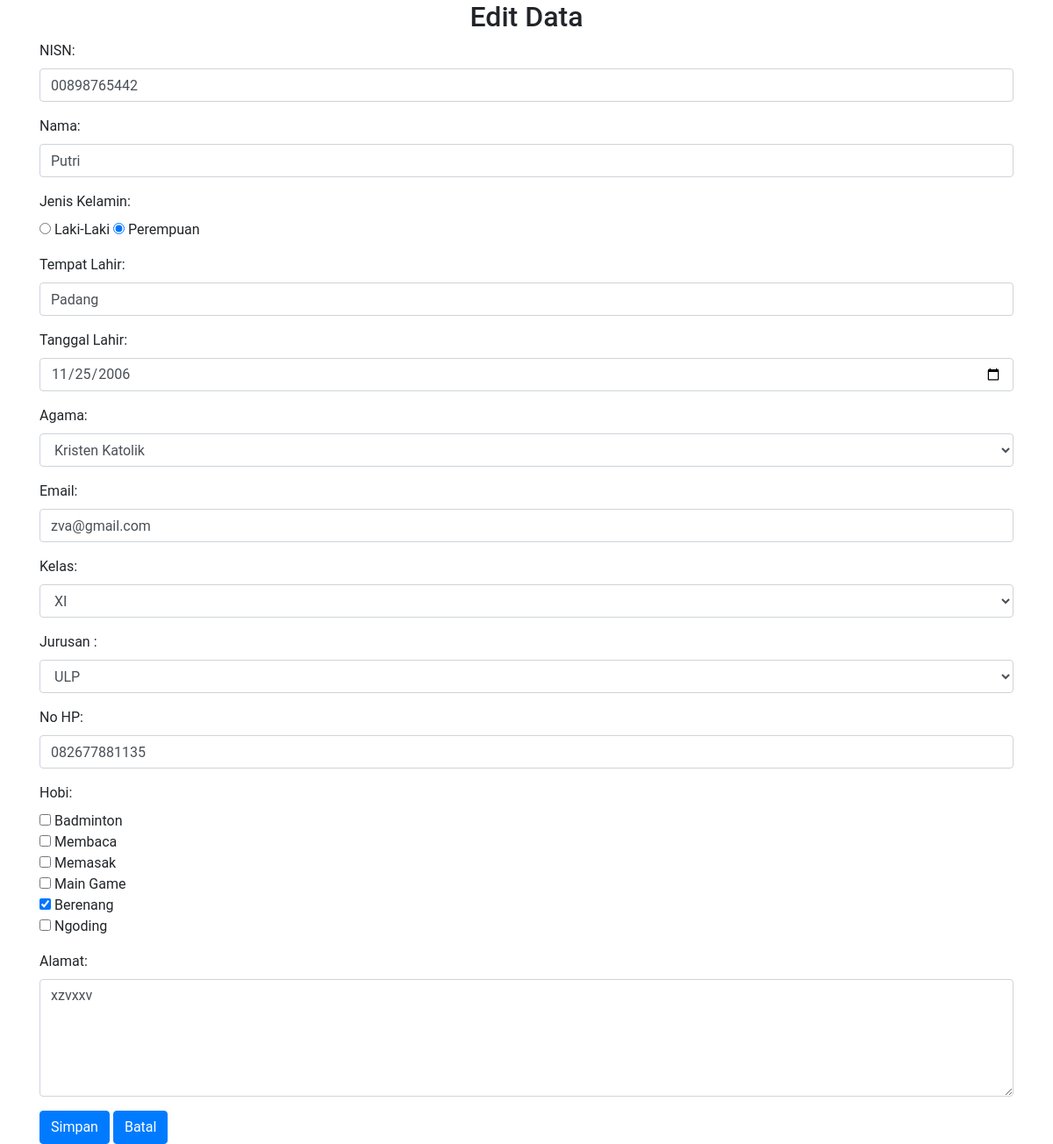
Screenshot of /edit.php?id_peserta=16 with the database file from the repository.
### tables this page shows
CREATE TABLE `peserta` (
  `id_peserta` int(30) NOT NULL,
  `nisn` varchar(30) NOT NULL,
  `nama` varchar(50) NOT NULL,
  `jk` varchar(50) NOT NULL,
  `tempat_lahir` varchar(100) NOT NULL,
  `tanggal_lahir` date NOT NULL,
  `agama` text NOT NULL,
  `email` varchar(50) NOT NULL,
  `kelas` varchar(50) NOT NULL,
  `jurusan` varchar(50) NOT NULL,
  `no_hp` char(13) NOT NULL,
  `hobi` varchar(255) NOT NULL,
  `alamat` text NOT NULL
);

### edit.php (the view, shortened to what this page needs)
<!DOCTYPE html>
<html>
<head>
    <link rel="stylesheet" href="https://cdn.jsdelivr.net/npm/bootstrap@4.6.1/dist/css/bootstrap.min.css">
    <link rel="stylesheet" href="style.css?v=<?php echo time(); ?>">
</head>
<body>
    <div class="container">
        <?php
        include "koneksi.php";
        function input($data)
        {
            $data = trim($data);
            $data = stripslashes($data);
            $data = htmlspecialchars($data);
            return $data;
        }
        if (isset($_GET['id_peserta'])) {
            $id_peserta = input($_GET["id_peserta"]);
            $sql = "SELECT * FROM peserta WHERE id_peserta=$id_peserta";
            $hasil = mysqli_query($kon, $sql);
            $data = mysqli_fetch_assoc($hasil);
        }
        ?>
        <h2 Align="center">Edit Data</h2>
        <form action="<?php echo htmlspecialchars($_SERVER["PHP_SELF"]); ?>" method="POST" onsubmit="return validateInput()">
            <div class="form-group">
                <label for="nisn">NISN:</label>
                <input type="text" name="nisn" id="nisn" class="form-control" placeholder="Masukan NISN" value="<?php echo $data["nisn"]; ?>" required />
            </div>
            <div class="form-group">
                <label for="nama">Nama:</label>
                <input type="text" name="nama" class="form-control" placeholder="Masukan Nama" value="<?php echo $data["nama"]; ?>" required />
            </div>
            <div class="form-group">
                <label for="jk">Jenis Kelamin:</label><br>
                <input type="radio" name="jk" value="Laki-Laki" <?php if ($data["jk"] === "Laki-Laki") echo "checked"; ?>> Laki-Laki
                <input type="radio" name="jk" value="Perempuan" <?php if ($data["jk"] === "Perempuan") echo "checked"; ?>> Perempuan
            </div>
            <div class="form-group">
                <label for="tempat_lahir">Tempat Lahir:</label>
                <input type="text" name="tempat_lahir" class="form-control" placeholder="Masukan Tempat Lahir" value="<?php echo $data["tempat_lahir"]; ?>" required />
            </div>
            <div class="form-group">
                <label for="tanggal_lahir">Tanggal Lahir:</label>
                <input type="date" name="tanggal_lahir" class="form-control" placeholder="Masukan Tanggal Lahir" value="<?php echo $data["tanggal_lahir"]; ?>" required />
            </div>
            <div class="form-group">
                <label for="agama">Agama:</label>
                <select name="agama" id="agama" class="form-control">
                    <?php
                    $agama_options = array("Islam", "Kristen Katolik", "Kristen Protestan", "Hindu", "Budha", "Konghucu");
                    $agama_terpilih = $data["agama"];
                    foreach ($agama_options as $agama) {
                        $selected_agama = ($agama == $agama_terpilih) ? 'selected' : '';
                        echo "<option value='$agama' $selected_agama>$agama</option>";
                    }
                    ?>
                </select>
            </div>
            <div class="form-group">
                <label for="email">Email:</label>
                <input type="text" name="email" class="form-control" placeholder="Masukan Email" value="<?php echo $data["email"]; ?>" required />
            </div>
            <div class="form-group">
                <label for="kelas">Kelas:</label>
                <select name="kelas" id="kelas" class="form-control">
                    <?php
                    $kelas_options = array("X", "XI", "XII");
                    $kelas_terpilih = $data["kelas"];
                    foreach ($kelas_options as $kelas) {
                        $selected_kelas = ($kelas == $kelas_terpilih) ? 'selected' : '';
                        echo "<option value='$kelas' $selected_kelas>$kelas</option>";
                    }
                    ?>
                </select>
            </div>
            <div class="form-group">
                <label for="jurusan">Jurusan :</label>
                <select name="jurusan" id="jurusan" class="form-control">
                    <?php
                    $jurusan_options = array("PPLG", "ULP", "AKL", "TJKT", "MPLB");
                    $jurusan_terpilih = $data["jurusan"];
                    foreach ($jurusan_options as $jurusan) {
                        $selected_jurusan = ($jurusan == $jurusan_terpilih) ? 'selected' : '';
                        echo "<option value='$jurusan' $selected_jurusan>$jurusan</option>";
                    }
                    ?>
                </select>
            </div>
            <div class="form-group">
                <label for="no_hp">No HP:</label>
                <input type="text" name="no_hp" class="form-control" placeholder="Masukan No HP" value="<?php echo $data["no_hp"]; ?>" required />
            </div>
            <div class="form-group">
                <label for="hobi">Hobi:</label><br>
                <input type="checkbox" name="hobi[]" value="Badminton" <?php if (in_array("Badminton", explode(", ", $data["hobi"]))) echo "checked"; ?> /> Badminton <br>
                <input type="checkbox" name="hobi[]" value="Membaca" <?php if (in_array("Membaca", explode(", ", $data["hobi"]))) echo "checked"; ?> /> Membaca <br>
                <input type="checkbox" name="hobi[]" value="Memasak" <?php if (in_array("Memasak", explode(", ", $data["hobi"]))) echo "checked"; ?> /> Memasak <br>
                <input type="checkbox" name="hobi[]" value="Main Game" <?php if (in_array("Main Game", explode(", ", $data["hobi"]))) echo "checked"; ?> /> Main Game <br>
                <input type="checkbox" name="hobi[]" value="Berenang" <?php if (in_array("Berenang", explode(", ", $data["hobi"]))) echo "checked"; ?> /> Berenang <br>
                <input type="checkbox" name="hobi[]" value="Ngoding" <?php if (in_array("Ngoding", explode(", ", $data["hobi"]))) echo "checked"; ?> /> Ngoding <br>
            </div>
            <div class="form-group">
                <label for="alamat">Alamat:</label>
                <textarea name="alamat" class="form-control" rows="5" placeholder="Masukan Alamat" required><?php echo $data["alamat"]; ?></textarea>
            </div>
            <button type="submit" name="submit" class="btn btn-primary">Simpan</button>
            <a href="index.php" type="submit" class="btn btn-primary">Batal</a>
        </form>
    </div>
</body>
</html>

### style.css (style rules this page uses)
*, html, body { margin: 0; padding: 0; font-family: "Roboto", sans-serif; }
body { background: white }
input { text-decoration: double; }

### rows the page displays
peserta: nisn "00898765442", nama "Putri", jk "☑", tempat_lahir "Padang", tanggal_lahir "11/25/2006", email "zva@gmail.com", no_hp "082677881135", hobi "☑", alamat "xzvxxv"

### other values shown
form field agama "Kristen Katolik"
form field kelas "XI"
form field jurusan "ULP"
